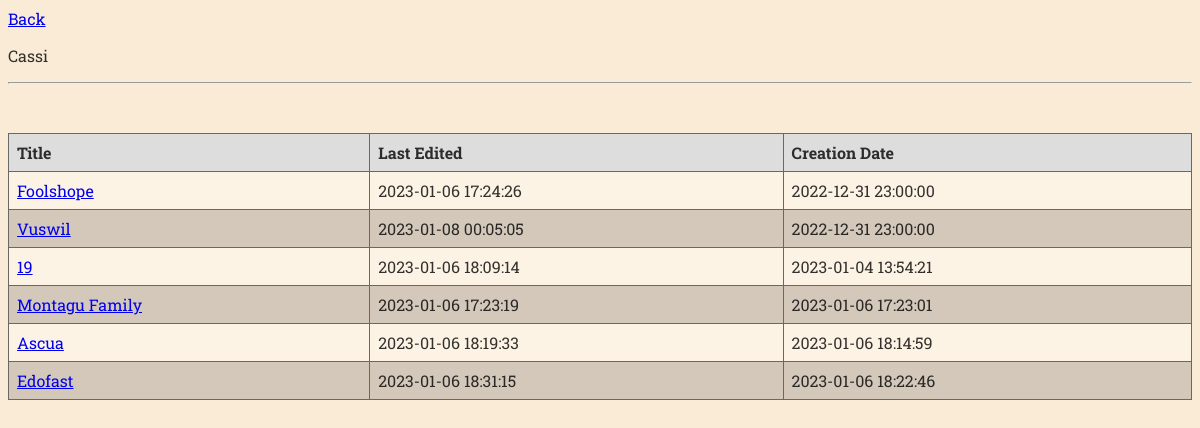
Screenshot of /php/account/user.php (signed in) with the database file from the repository.
### tables this page shows
CREATE TABLE `artikel` (
  `ArtikelID` int(11) NOT NULL,
  `Titel` tinytext NOT NULL,
  `Thema` varchar(11) NOT NULL,
  `Edit Time` timestamp NOT NULL DEFAULT current_timestamp(),
  `Creation Time` timestamp NOT NULL DEFAULT current_timestamp(),
  `is_editable` tinyint(1) DEFAULT 1,
  `accessed` int(11) DEFAULT NULL
);

### php/connect_to_db.php (called while the page is built, shortened)
<?php
function connect_to_server() {
    $servername = "localhost";
    $username = "root";
    $passwort = "";
    $db = "wiki";
    $conn = new mysqli($servername, $username, $passwort, $db);
    return $conn;
}
function access_db(string $query): mysqli_result|bool {
    $con = connect_to_server();
    $response = $con->query($query);
    return $response;
}

### php/account/user.php (the view, shortened to what this page needs)
<!doctype html>
<html lang="en">
<head>
    <link rel="stylesheet" href="../../css/style.css">
</head>
<body>
    <a href="../../index.php">Back</a>
    <p><?php echo $_SESSION['username']?></p>
    <hr><br>
    <table title="My Articles" >
        <tr>
            <th>Title</th>
            <th>Last Edited</th>
            <th>Creation Date</th>
        </tr>
    <?php
        include "../connect_to_db.php";
        $autorID = access_db("SELECT AutorID FROM autor WHERE Name ='{$_SESSION['username']}'")->fetch_array()[0];
        $articles = access_db("SELECT a2.ArtikelID, a2.Titel, a2.`Edit Time`, a2.`Creation Time`
                                       FROM `autor-text hilfstabelle` AS a
                                      INNER JOIN text t ON a.TextID = t.TextID
                                      INNER JOIN artikel a2 ON t.ArtikelID = a2.ArtikelID
                                      WHERE a.AutorID = $autorID
                                      GROUP BY a2.ArtikelID");
        if ($articles->num_rows > 0){
            while ($entry = $articles->fetch_assoc()){
                echo "<tr>";
                echo "<td><a href='../article/show.php?article={$entry['ArtikelID']}' class='table_link'>{$entry['Titel']}</a></td>";
                echo "<td>{$entry['Edit Time']}</td>";
                echo "<td>{$entry['Creation Time']}</td>";
                echo "</tr>";
            }
        }
        ?>
    </table>
</body>
</html>

### css/style.css (style rules this page uses)
body { font-family: 'Roboto Slab', serif; color: rgba(0, 0, 0, 0.8); font-weight: 400; font-size: 16px; background-color: antiquewhite; }
table { border-collapse: collapse; width: 100%; margin: 20px 0; }
table, th, td { border: 1px solid #686868; text-align: left; padding: 8px; }
table th { background-color: #ddd; font-weight: bold; }
table tr:nth-child(even) { background-color: #fdf3e5; }
table tr:nth-child(odd) { background-color: #d3c8ba; }
.table_link { display: block; width: 100%; height: 100%; padding: 0; }

### rows the page displays
artikel: Titel "Foolshope", Edit Time "2023-01-06 17:24:26", Creation Time "2022-12-31 23:00:00"
artikel: Titel "Vuswil", Edit Time "2023-01-08 00:05:05", Creation Time "2022-12-31 23:00:00"
artikel: Titel "19", Edit Time "2023-01-06 18:09:14", Creation Time "2023-01-04 13:54:21"
artikel: Titel "Montagu Family", Edit Time "2023-01-06 17:23:19", Creation Time "2023-01-06 17:23:01"
artikel: Titel "Ascua", Edit Time "2023-01-06 18:19:33", Creation Time "2023-01-06 18:14:59"
artikel: Titel "Edofast", Edit Time "2023-01-06 18:31:15", Creation Time "2023-01-06 18:22:46"

### other values shown
$_SESSION['username'] "Cassi"
